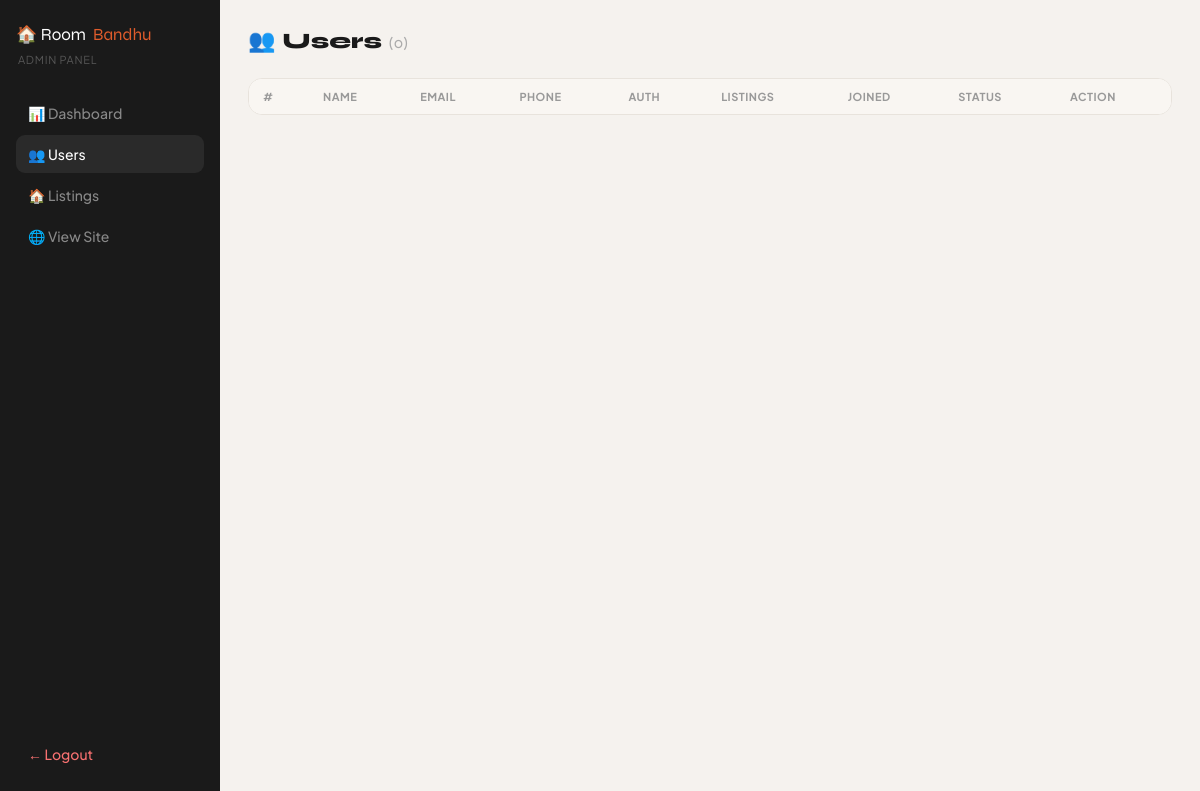
Page /admin/users (signed in) on the earlier database version.
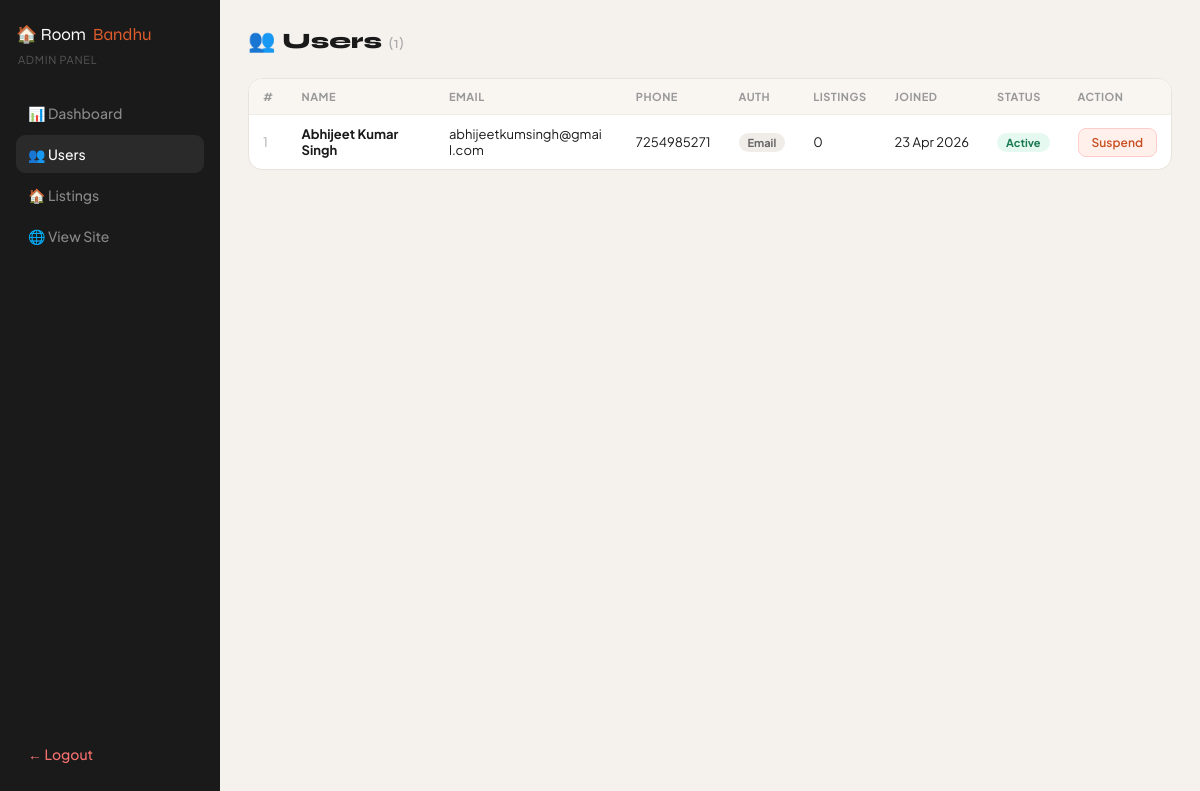
Same page on the later database version.
### app.py (models this page shows)
class User(db.Model):
    __tablename__ = 'user'
    id          = db.Column(db.Integer, primary_key=True)
    name        = db.Column(db.String(100), nullable=False)
    email       = db.Column(db.String(120), unique=True, nullable=False, index=True)
    phone       = db.Column(db.String(15), nullable=True)
    password    = db.Column(db.String(256), nullable=True)        # nullable for Google users
    google_id   = db.Column(db.String(128), unique=True, nullable=True)
    avatar_url  = db.Column(db.String(300), nullable=True)
    is_active   = db.Column(db.Boolean, default=True, nullable=False)
    created_at  = db.Column(db.DateTime, default=datetime.utcnow)
    rooms       = db.relationship('Room',     backref='owner', lazy='select')
    wishlist    = db.relationship('Wishlist', backref='user',  lazy='select')
    reviews     = db.relationship('Review',   backref='user',  lazy='select')

### app.py (the view)
@app.route('/admin/users')
@admin_required
def admin_users():
    users = User.query.order_by(User.created_at.desc()).all()
    return render_template('admin/users.html', users=users)

### app.py (called while the page is built)
def admin_required(f):
    @wraps(f)
    def decorated(*args, **kwargs):
        if not session.get('is_admin'):
            return redirect(url_for('admin_login'))
        return f(*args, **kwargs)
    return decorated

@app.context_processor
def globals():
    count = 0
    if 'user_id' in session:
        count = Wishlist.query.filter_by(user_id=session['user_id']).count()
    return {'wishlist_count': count}

### templates/admin/users.html (shortened to what this page needs)
{% extends "admin/base.html" %}
{% block admin_content %}
<div class="admin-header">
  <h1>👥 Users <span style="font-size:16px;color:#aaa;font-weight:400">({{ users|length }})</span></h1>
</div>
<div class="table-wrap">
  <table>
    <thead>
      <tr>
        <th>#</th><th>Name</th><th>Email</th><th>Phone</th>
        <th>Auth</th><th>Listings</th><th>Joined</th><th>Status</th><th>Action</th>
      </tr>
    </thead>
    <tbody>
      {% for u in users %}
      <tr>
        <td style="color:#aaa">{{ u.id }}</td>
        <td><strong>{{ u.name }}</strong></td>
        <td style="word-break:break-all">{{ u.email }}</td>
        <td>{{ u.phone or '—' }}</td>
        <td>
          {% if u.google_id %}
            <span class="bdg bdg-blue">Google</span>
          {% else %}
            <span class="bdg bdg-gray">Email</span>
          {% endif %}
        </td>
        <td>{{ u.rooms|length }}</td>
        <td style="white-space:nowrap">{{ u.created_at.strftime('%d %b %Y') if u.created_at else '—' }}</td>
        <td>
          <span class="bdg {{ 'bdg-green' if u.is_active else 'bdg-red' }}">
            {{ 'Active' if u.is_active else 'Suspended' }}
          </span>
        </td>
        <td>
          <form method="POST" action="{{ url_for('admin_toggle_user', user_id=u.id) }}" style="display:inline">
            <button type="submit"
                    class="btn {{ 'btn-warn' if u.is_active else 'btn-ok' }}"
                    onclick="return confirm('{{ 'Suspend' if u.is_active else 'Activate' }} this user?')">
              {{ 'Suspend' if u.is_active else 'Activate' }}
            </button>
          </form>
        </td>
      </tr>
      {% endfor %}
    </tbody>
  </table>
</div>
{% endblock %}

### templates/admin/base.html (shortened to what this page needs)
<!DOCTYPE html>
<html lang="en">
<head>
</head>
<body>
  <div class="sidebar" id="admin-sidebar">
    <div>
      <div class="sidebar-logo">🏠 Room<span>Bandhu</span></div>
      <div class="sidebar-sub">Admin Panel</div>
    </div>
    <a href="{{ url_for('admin_dashboard') }}" class="nav-item {% if request.endpoint == 'admin_dashboard' %}active{% endif %}">📊 Dashboard</a>
    <a href="{{ url_for('admin_users') }}"     class="nav-item {% if request.endpoint == 'admin_users' %}active{% endif %}">👥 Users</a>
    <a href="{{ url_for('admin_rooms') }}"     class="nav-item {% if request.endpoint == 'admin_rooms' %}active{% endif %}">🏠 Listings</a>
    <a href="{{ url_for('home') }}"            class="nav-item" target="_blank">🌐 View Site</a>
    <div class="sidebar-spacer"></div>
    <a href="{{ url_for('admin_logout') }}"    class="nav-item danger">← Logout</a>
  </div>
  <div class="admin-main">
    {% block admin_content %}{% endblock %}
  </div>
</body>
</html>

### templates/admin/base.html (style rules this page uses)
* { box-sizing:border-box;margin:0;padding:0 }
body { font-family:'Plus Jakarta Sans',sans-serif;background:#f5f2ee;color:#1a1a1a;display:flex;min-height:100vh }
.sidebar { width:220px;background:#1a1a1a;min-height:100vh;padding:24px 16px;display:flex;flex-direction:column;flex-shrink:0;position:fixed;top:0;left:0;bottom:0;z-index:100 }
.sidebar-logo { font-family:'Syne',sans-serif;font-size:17px;color:#fff;margin-bottom:8px;display:flex;align-items:center;gap:7px }
.sidebar-logo span { color:#e05c2c }
.sidebar-sub { font-size:11px;color:#555;text-transform:uppercase;letter-spacing:.7px;margin-bottom:28px;padding-left:2px }
.nav-item { display:flex;align-items:center;gap:9px;color:#888;text-decoration:none;padding:10px 12px;border-radius:9px;font-size:14px;font-weight:500;margin-bottom:3px;transition:background .15s,color .15s }
.nav-item:hover,.nav-item.active { background:#2a2a2a;color:#fff }
.nav-item.danger { color:#f87171;margin-top:auto }
.sidebar-spacer { flex:1 }
.admin-main { margin-left:220px;padding:28px 28px 48px;flex:1;min-width:0 }
.admin-header { display:flex;align-items:center;justify-content:space-between;margin-bottom:24px;flex-wrap:wrap;gap:12px }
.admin-header h1 { font-family:'Syne',sans-serif;font-size:22px;font-weight:800 }
.table-wrap { background:#fff;border-radius:14px;border:1px solid #e8e3dc;overflow:hidden;overflow-x:auto }
table { width:100%;border-collapse:collapse;min-width:600px }
th { background:#f9f6f2;padding:11px 14px;text-align:left;font-size:11px;font-weight:700;color:#999;text-transform:uppercase;letter-spacing:.5px;white-space:nowrap }
td { padding:11px 14px;border-top:1px solid #f0ede8;font-size:13px;vertical-align:middle }
.bdg { display:inline-block;font-size:11px;font-weight:700;padding:3px 9px;border-radius:20px }
.bdg-green { background:#e6f9f1;color:#1a7a52 }
.bdg-gray { background:#f0ede8;color:#666 }
.btn { display:inline-flex;align-items:center;gap:5px;padding:6px 13px;border-radius:8px;font-size:12px;font-weight:600;cursor:pointer;border:none;font-family:inherit;transition:background .15s }
.btn-warn { background:#fff0eb;color:#c94f24;border:1px solid #fcc }
a { color:#e05c2c;text-decoration:none }

Differences in the rows shown:
added User: id "1", name "Abhijeet Kumar Singh", email "abhijeetkumsingh@gmail.com", phone "7254985271", shows "Email", rooms|length "0", created_at "23 Apr 2026", is_active "Active", is_active "Suspend"
Other differences:
{{ users|length }}: "0" → "1"
